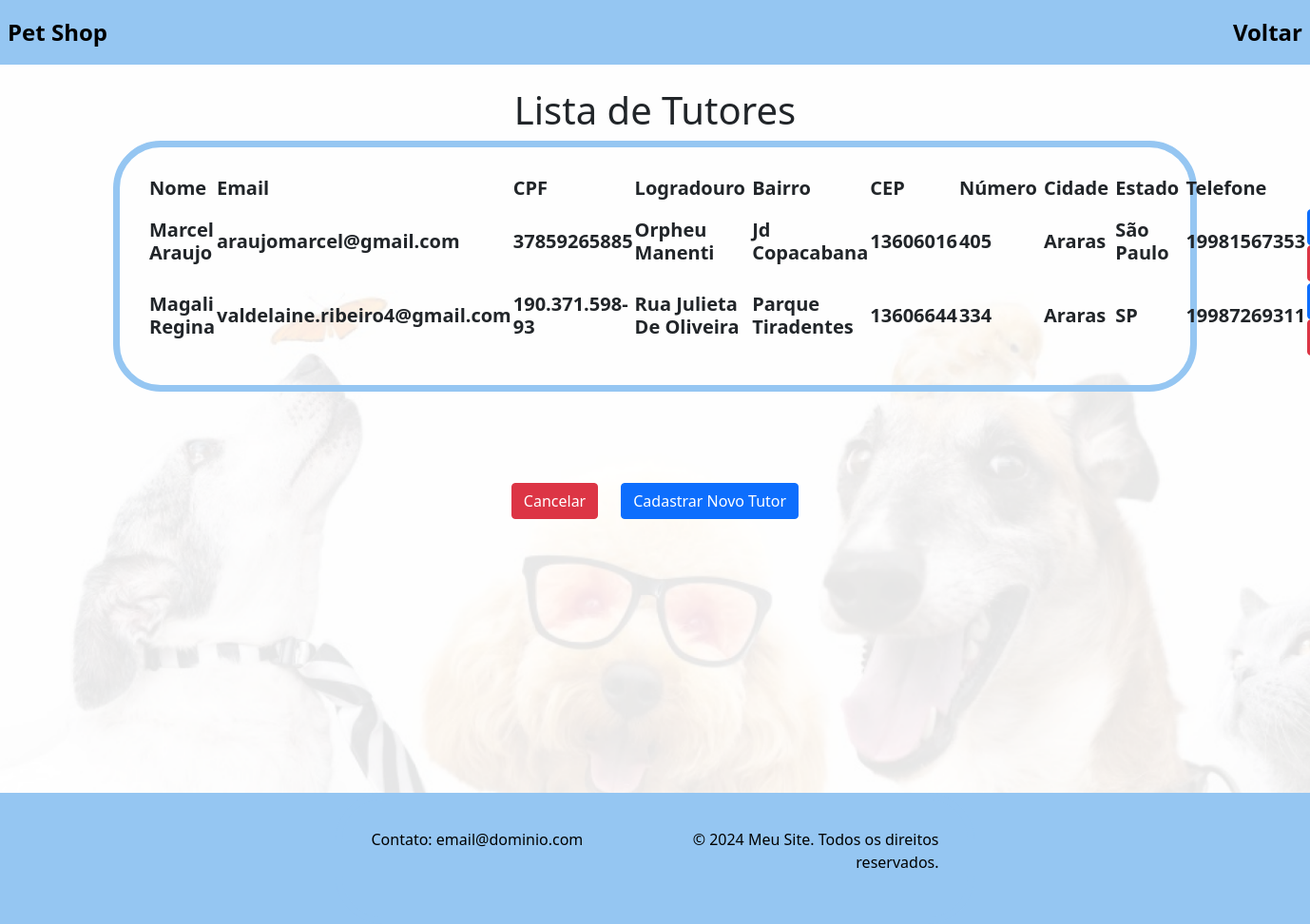
Page /atualizacaoTutor/ on the earlier database version.
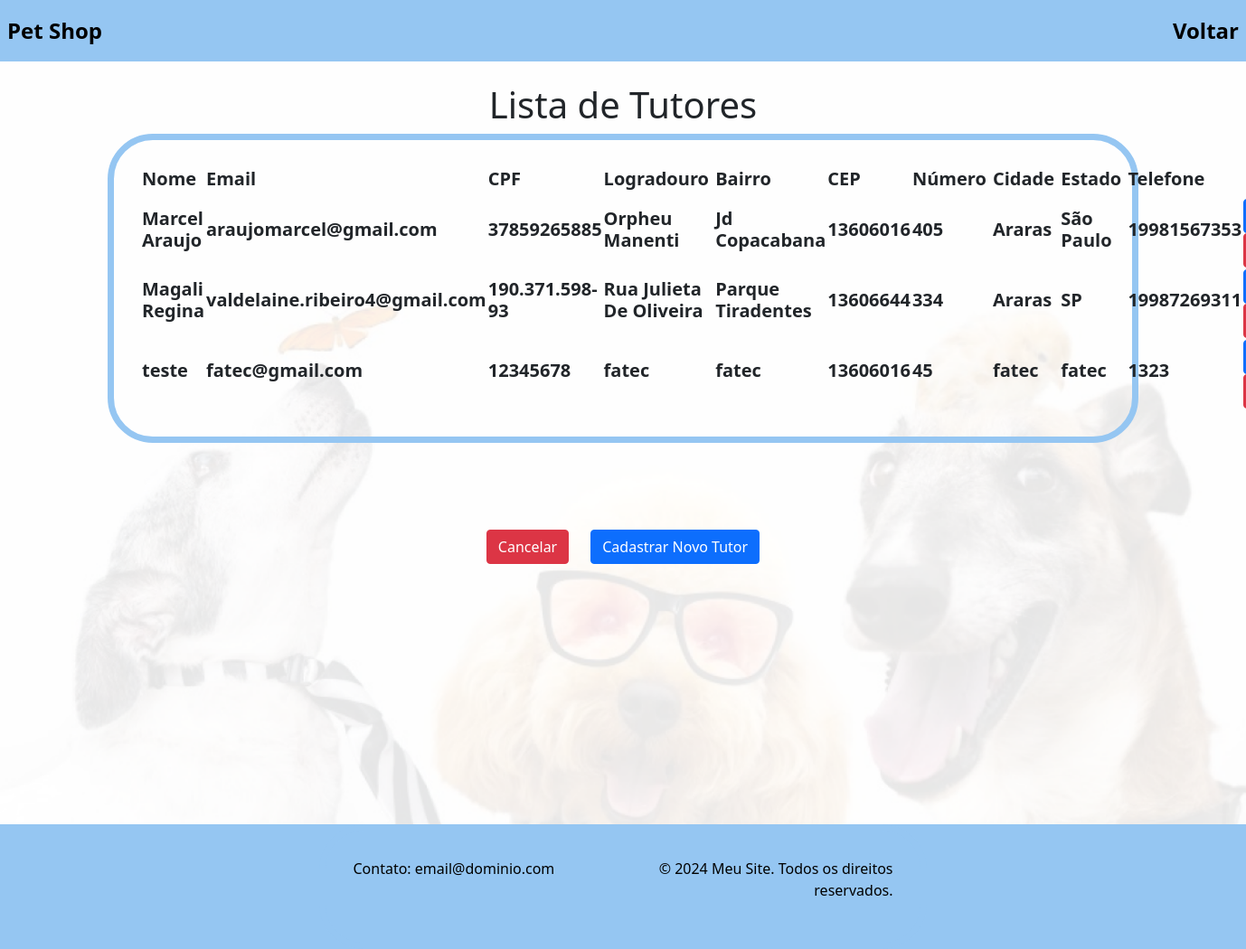
Same page on the later database version.
### Aplicativo/models.py (models this page shows)
class cadastroTutorModel(models.Model):
    nometutor = models.CharField(max_length=255)
    email = models.CharField(max_length=255)
    logradouro = models.CharField(max_length=255)
    bairro = models.CharField(max_length=100)
    cep = models.CharField(max_length=255)
    numero = models.CharField(max_length=10)
    cidade = models.CharField('cidade',max_length=100, default = 'cidade')
    estado = models.CharField(max_length=3)
    telefone = models.CharField(max_length=15)
    password= models.CharField('password', max_length=20, default="passord")
    cpf= models.CharField('cpf',max_length=11,default='cpf')

### Aplicativo/views.py (the view)
# urls.py: path('atualizacaoTutor/', views.atualizacaoTutor, name='atualizacaoTutor'),
def atualizacaoTutor(request):
    tutores = cadastroTutorModel.objects.all()
    return render(request, 'atualizacaoTutor.html', {'tutor': tutores})

### Aplicativo/templates/atualizacaoTutor.html (shortened to what this page needs)
<!DOCTYPE html>
<html lang="en">
<head>
    {% load static %}
    <link rel="stylesheet" type="text/css" href="{% static 'css/index.css' %}">
    <link rel="stylesheet" type="text/css" href="{% static 'css/editar.css' %}">
    <link href="https://cdn.jsdelivr.net/npm/bootstrap@5.0.2/dist/css/bootstrap.min.css" rel="stylesheet"
>
</head>
<body>
    <nav class="navbar navbar-expand-lg custom-bg">
        <div class="collapse navbar-collapse" id="navbarNav">
            <ul class="navbar-nav">
                <li class="nav-item">
                    <a class="nav-link active left-link" aria-current="page" href="{% url 'index' %}">Pet Shop</a>
                </li>
            </ul>
            <ul class="navbar-nav ms-auto">
                <li class="nav-item">
                    <a class="nav-link" href="{% url 'dashatualizacao' %}">Voltar</a>
                </li>
            </ul>
        </div>
    </nav><br>
    <div class="background-img">
        <h1 class="text-center">Lista de Tutores</h1>
        <div class="container">
            <table>
                <thead>
                    <tr>
                        <th><h5><b>Nome&nbsp;</b></h5></th>
                        <th><h5><b>Email&nbsp;</b></h5></th>
                        <th><h5><b>CPF&nbsp;</b></h5></th>
                        <th><h5><b>Logradouro&nbsp;</b></h5></th>
                        <th><h5><b>Bairro&nbsp;</b></h5></th>
                        <th><h5><b>CEP&nbsp;</b></h5></th>
                        <th><h5><b>Número&nbsp;</b></h5></th>
                        <th><h5><b>Cidade&nbsp;</b></h5></th>
                        <th><h5><b>Estado&nbsp;</b></h5></th>
                        <th><h5><b>Telefone&nbsp;</b></h5></th>
                        <th><h5><b>&nbsp;Ações</b></h5></th>
                    </tr>
                </thead>
                <tbody>
                    {% for tutor in tutor %}
                    <tr>
                        <td><h5><b>{{ tutor.nometutor }}</b></h5></td>
                        <td><h5><b>{{ tutor.email }}</b></h5></td>
                        <td><h5><b>{{ tutor.cpf }}</b></h5></td>
                        <td><h5><b>{{ tutor.logradouro }}</b></h5></td>
                        <td><h5><b>{{ tutor.bairro }}</b></h5></td>
                        <td><h5><b>{{ tutor.cep }}</b></h5></td>
                        <td><h5><b>{{ tutor.numero }}</b></h5></td>
                        <td><h5><b>{{ tutor.cidade }}</b></h5></td>
                        <td><h5><b>{{ tutor.estado }}</b></h5></td>
                        <td><h5><b>{{ tutor.telefone }}</b></h5></td>
                        <td>
                            <a href="/updateTutor/{{ tutor.id }}" class="btn btn-primary">Editar</a>
                            <a href="/deleteTutor/{{ tutor.id }}" class="btn btn-danger">Deletar</a>
                        </td>
                    </tr>
                    {% endfor %}
                </tbody>
            </table>
        </div>
        <br><br><br><br>
        <div class="row justify-content-center">
            <div class="col-auto">
                <a href="{% url 'home' %}" class="btn btn-danger">Cancelar</a>
            </div>
            <div class="col-auto">
                <a href="{% url 'cadastroTutor' %}" class="btn btn-primary">Cadastrar Novo Tutor</a>
            </div>
        </div>
    </div>
    <br><br><br><br><br><br><br><br><br><br><br><br>
    <footer>
        <div class="container">
            <div class="row">
                <div class="col">
                    <p>Contato: email@dominio.com</p>
                </div>
                <div class="col text-end">
                    <p>&copy; 2024 Meu Site. Todos os direitos reservados.</p>
                </div>
            </div>
        </div>
    </footer>
</body>
</html>

Differences in the rows shown:
added cadastroTutorModel: nometutor "teste", email "fatec@gmail.com", cpf "12345678", logradouro "fatec", bairro "fatec", cep "13606016", numero "45", cidade "fatec", estado "fatec", telefone "1323"
